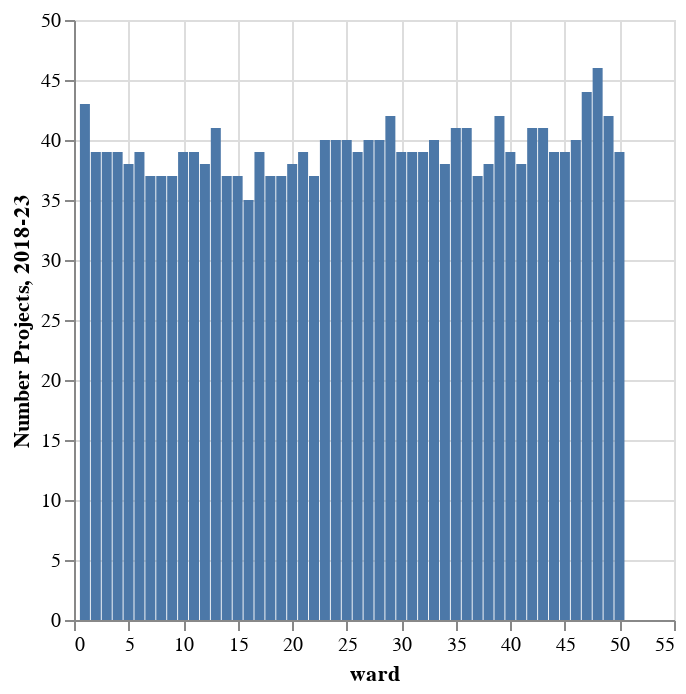

This figure's notebook cell:
### Code cell
alt.Chart(num_projects_ward).mark_bar().encode(
    x='ward',
    y='Number Projects, 2018-23',
    #color=alt.Color('color').scale(None),
    tooltip=['ward', 'Number Projects, 2018-23'],
).interactive()

### Figure 1 — Vega-Lite specification as saved in the notebook (floating-point values rounded to 4 significant figures)
{"config": {"view": {"continuousWidth": 300, "continuousHeight": 300}}, "data": {"name": "data-34e54f72be093d03c49280052f7710ee"}, "mark": {"type": "bar"}, "encoding": {"tooltip": [{"field": "ward", "type": "quantitative"}, {"field": "Number Projects, 2018-23", "type": "quantitative"}], "x": {"field": "ward", "type": "quantitative"}, "y": {"field": "Number Projects, 2018-23", "type": "quantitative"}}, "params": [{"name": "param_6", "select": {"type": "interval", "encodings": ["x", "y"]}, "bind": "scales"}], "$schema": "https://vega.github.io/schema/vega-lite/v5.20.1.json", "datasets": {"data-34e54f72be093d03c49280052f7710ee": [{"ward": 1, "Number Projects, 2018-23": 43}, {"ward": 2, "Number Projects, 2018-23": 39}, {"ward": 3, "Number Projects, 2018-23": 39}, {"ward": 4, "Number Projects, 2018-23": 39}, {"ward": 5, "Number Projects, 2018-23": 38}, {"ward": 6, "Number Projects, 2018-23": 39}, {"ward": 7, "Number Projects, 2018-23": 37}, {"ward": 8, "Number Projects, 2018-23": 37}, {"ward": 9, "Number Projects, 2018-23": 37}, {"ward": 10, "Number Projects, 2018-23": 39}, {"ward": 11, "Number Projects, 2018-23": 39}, {"ward": 12, "Number Projects, 2018-23": 38}, {"ward": 13, "Number Projects, 2018-23": 41}, {"ward": 14, "Number Projects, 2018-23": 37}, {"ward": 15, "Number Projects, 2018-23": 37}, {"ward": 16, "Number Projects, 2018-23": 35}, {"ward": 17, "Number Projects, 2018-23": 39}, {"ward": 18, "Number Projects, 2018-23": 37}, {"ward": 19, "Number Projects, 2018-23": 37}, {"ward": 20, "Number Projects, 2018-23": 38}, {"ward": 21, "Number Projects, 2018-23": 39}, {"ward": 22, "Number Projects, 2018-23": 37}, {"ward": 23, "Number Projects, 2018-23": 40}, {"ward": 24, "Number Projects, 2018-23": 40}, {"ward": 25, "Number Projects, 2018-23": 40}, {"ward": 26, "Number Projects, 2018-23": 39}, {"ward": 27, "Number Projects, 2018-23": 40}, {"ward": 28, "Number Projects, 2018-23": 40}, {"ward": 29, "Number Projects, 2018-23": 42}, {"ward": 30, "Number Projects, 2018-23": 39}, {"ward": 31, "Number Projects, 2018-23": 39}, {"ward": 32, "Number Projects, 2018-23": 39}, {"ward": 33, "Number Projects, 2018-23": 40}, {"ward": 34, "Number Projects, 2018-23": 38}, {"ward": 35, "Number Projects, 2018-23": 41}, {"ward": 36, "Number Projects, 2018-23": 41}, {"ward": 37, "Number Projects, 2018-23": 37}, {"ward": 38, "Number Projects, 2018-23": 38}, {"ward": 39, "Number Projects, 2018-23": 42}, {"ward": 40, "Number Projects, 2018-23": 39}, {"ward": 41, "Number Projects, 2018-23": 38}, {"ward": 42, "Number Projects, 2018-23": 41}, {"ward": 43, "Number Projects, 2018-23": 41}, {"ward": 44, "Number Projects, 2018-23": 39}, {"ward": 45, "Number Projects, 2018-23": 39}, {"ward": 46, "Number Projects, 2018-23": 40}, {"ward": 47, "Number Projects, 2018-23": 44}, {"ward": 48, "Number Projects, 2018-23": 46}, {"ward": 49, "Number Projects, 2018-23": 42}, {"ward": 50, "Number Projects, 2018-23": 39}]}}
